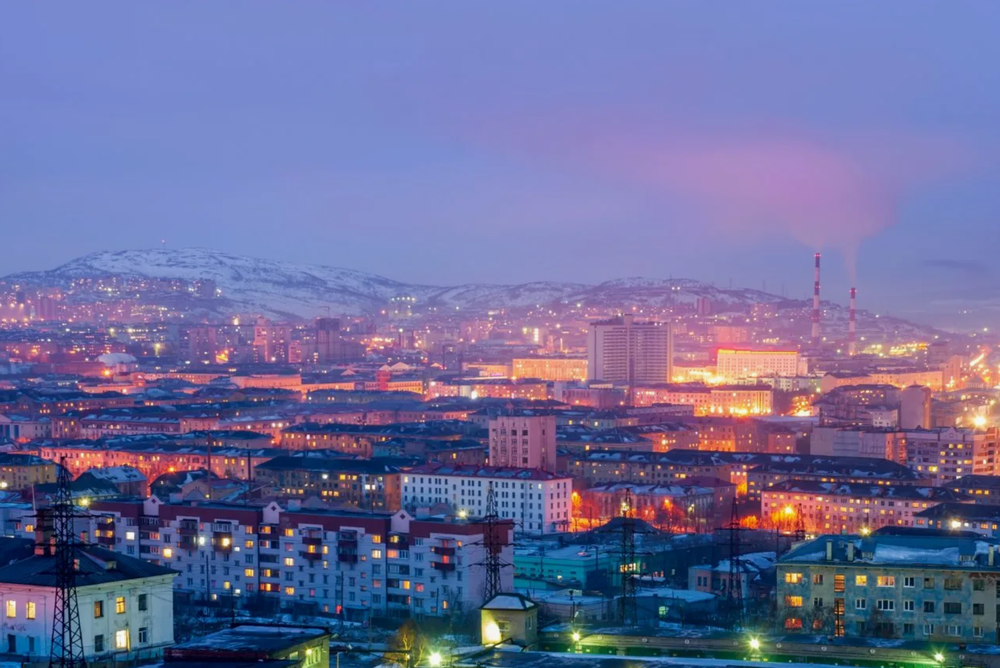
#> input picture Homework 9/Снимок экрана 2025-12-16 112836.png, 1000 x 668 px, shrunk from 2082 x 1390 before the run
$ python 'HM 4.2.1.py' '../Homework 9/Снимок экрана 2025-12-16 112836.png' histogram
#> lines starting #> are read from the running program, lines starting #| are printed output that depends on the picture
# HM 4.2.1.py
import cv2
import numpy as np
import argparse
import sys
import os
from typing import Tuple, Optional
import matplotlib.pyplot as plt


def read_image(filename: str) -> Optional[np.ndarray]:
    """Чтение изображения на основе расширения файла"""
    if not os.path.exists(filename):
        print(f"Ошибка: файл {filename} не найден")
        return None

    # Определяем расширение файла
    ext = os.path.splitext(filename)[1].lower()

    try:
        if ext in ['.png', '.jpg', '.jpeg', '.bmp', '.tiff', '.tif']:
            # Чтение изображения OpenCV
            img = cv2.imread(filename)
            if img is None:
                print(f"Ошибка: не удалось прочитать изображение {filename}")
                return None
            return img
        elif ext in ['.npy']:
            # Чтение numpy массива
            return np.load(filename)
        else:
            print(f"Ошибка: неподдерживаемый формат файла {ext}")
            return None
    except Exception as e:
        print(f"Ошибка при чтении файла {filename}: {e}")
        return None


# [49 lines left out: functions write_image, histogram_equalization, gamma_correction, not called in this run]


def calculate_image_histogram(image: np.ndarray, bins: int = 256) -> Tuple[np.ndarray, np.ndarray]:
    """Расчет гистограммы изображения"""
    if len(image.shape) == 2:
        # Монохромное изображение
        hist = cv2.calcHist([image], [0], None, [bins], [0, 256])
        return hist.flatten(), np.arange(bins)
    elif len(image.shape) == 3:
        # Цветное изображение
        hists = []
        colors = ('b', 'g', 'r')
        for i, color in enumerate(colors):
            hist = cv2.calcHist([image], [i], None, [bins], [0, 256])
            hists.append(hist.flatten())

        # Возвращаем гистограммы для каждого канала
        return np.array(hists), np.arange(bins)
    else:
        return np.array([]), np.array([])


def plot_histogram(hist: np.ndarray, bins: np.ndarray, title: str = "Гистограмма"):
    """Построение графика гистограммы"""
    plt.figure(figsize=(10, 6))

    if len(hist.shape) == 1:
        # Монохромная гистограмма
        plt.bar(bins, hist, width=1.0, color='gray', alpha=0.7)
        plt.title(f"{title} (монохромная)")
    elif len(hist.shape) == 2 and hist.shape[0] == 3:
        # Цветная гистограмма
        colors = ('b', 'g', 'r')
        labels = ('Синий', 'Зеленый', 'Красный')
        for i, color in enumerate(colors):
            plt.plot(bins, hist[i], color=color, label=labels[i], alpha=0.7)
        plt.title(f"{title} (цветная)")
        plt.legend()

    plt.xlabel('Интенсивность')
    plt.ylabel('Частота')
    plt.grid(True, alpha=0.3)
    plt.tight_layout()

    # Сохраняем гистограмму как изображение
    plt.savefig('histogram.png')
    print("Гистограмма сохранена как 'histogram.png'")
    plt.show()


def process_image(args):
    """Основная функция обработки изображения"""
    # Чтение изображения
    image = read_image(args.input)
#> in read_image, img is the input picture: shape (668, 1000, 3); mean B, G, R 154.8, 108.9, 107.9
    if image is None:
        return

    print(f"Изображение прочитано: {image.shape}")

    # Выбор операции
    if args.operation == 'histogram':
        # Расчет и отображение гистограммы
        hist, bins = calculate_image_histogram(image, args.bins)
        plot_histogram(hist, bins, f"Гистограмма {args.input}")

    elif args.operation == 'equalize':
        # Эквализация гистограммы
        result = histogram_equalization(image)
        output_file = f"equalized_{os.path.basename(args.input)}"
        write_image(result, output_file)

        # Показываем гистограммы до и после
        hist_before, bins = calculate_image_histogram(image)
        hist_after, _ = calculate_image_histogram(result)

        plt.figure(figsize=(12, 6))

        plt.subplot(2, 2, 1)
        plt.imshow(cv2.cvtColor(image, cv2.COLOR_BGR2RGB))
        plt.title('Исходное изображение')
        plt.axis('off')

        plt.subplot(2, 2, 2)
        if len(hist_before.shape) == 1:
            plt.bar(bins, hist_before, width=1.0, color='gray', alpha=0.7)
        plt.title('Гистограмма до')

        plt.subplot(2, 2, 3)
        plt.imshow(cv2.cvtColor(result, cv2.COLOR_BGR2RGB))
        plt.title('После эквализации')
        plt.axis('off')

        plt.subplot(2, 2, 4)
        if len(hist_after.shape) == 1:
            plt.bar(bins, hist_after, width=1.0, color='gray', alpha=0.7)
        plt.title('Гистограмма после')

        plt.tight_layout()
        plt.savefig('equalization_comparison.png')
        plt.show()

    elif args.operation == 'gamma':
        # Гамма-коррекция
        result = gamma_correction(image, args.gamma)
        output_file = f"gamma_{args.gamma}_{os.path.basename(args.input)}"
        write_image(result, output_file)

        # Показываем результат
        plt.figure(figsize=(10, 5))

        plt.subplot(1, 2, 1)
        plt.imshow(cv2.cvtColor(image, cv2.COLOR_BGR2RGB))
        plt.title(f'Исходное (gamma=1.0)')
        plt.axis('off')

        plt.subplot(1, 2, 2)
        plt.imshow(cv2.cvtColor(result, cv2.COLOR_BGR2RGB))
        plt.title(f'Гамма-коррекция (gamma={args.gamma})')
        plt.axis('off')

        plt.tight_layout()
        plt.savefig('gamma_comparison.png')
        plt.show()

    else:
        print(f"Неизвестная операция: {args.operation}")


def main():
    parser = argparse.ArgumentParser(description='Обработка изображений')
    parser.add_argument('input', help='Входное изображение')
    parser.add_argument('operation', choices=['histogram', 'equalize', 'gamma'],
                       help='Операция: histogram - гистограмма, equalize - эквализация, gamma - гамма-коррекция')
    parser.add_argument('--bins', type=int, default=256,
                       help='Количество бинов для гистограммы (по умолчанию: 256)')
    parser.add_argument('--gamma', type=float, default=2.2,
                       help='Значение gamma для коррекции (по умолчанию: 2.2)')
    parser.add_argument('--output', help='Выходной файл (если не указан, генерируется автоматически)')

    args = parser.parse_args()
    process_image(args)
#| Изображение прочитано: (668, 1000, 3)
#> after the loop in calculate_image_histogram, `for i, color in enumerate(colors):`: hists = 3 items
#> in process_image, `hist, bins = calculate_image_histogram(image, args.bins)`: bins = 256 values from 0 to 255
#> in plot_histogram, `plt.savefig('histogram.png')`:
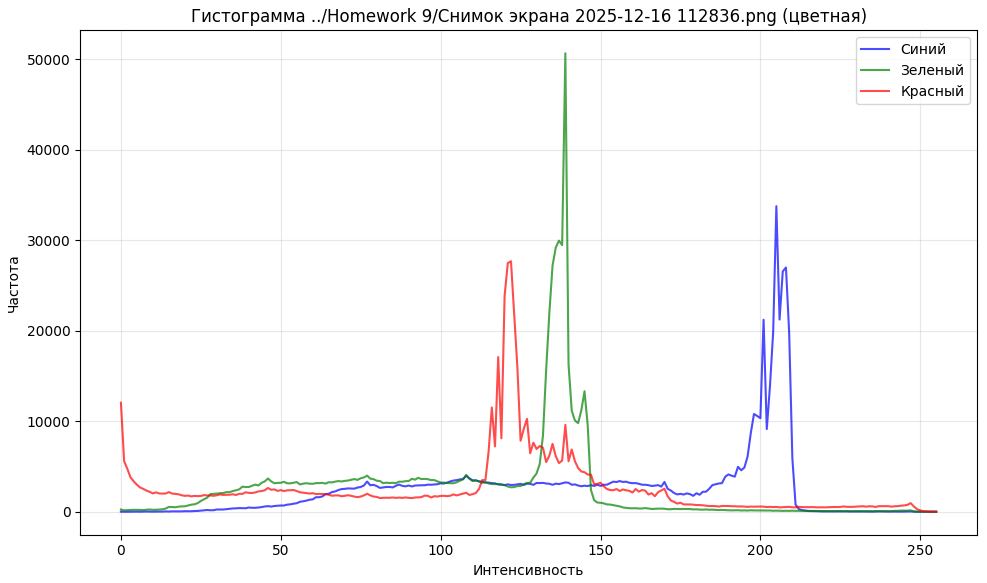
#> figure drawn by matplotlib, 1 panel; curve peaks at x = 205, y = 33783; curve peaks at x = 139, y = 50681; curve peaks at x = 122, y = 27694


if __name__ == "__main__":
    main()
